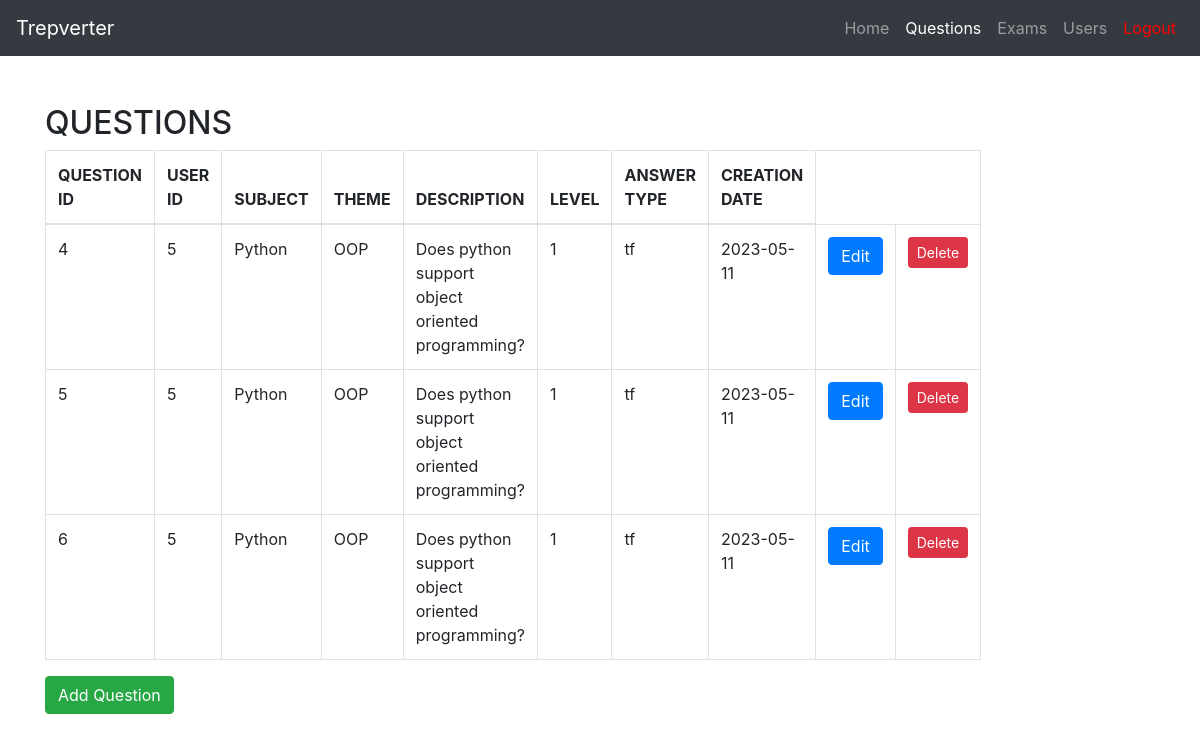
The app's page /questions (signed in), older data.
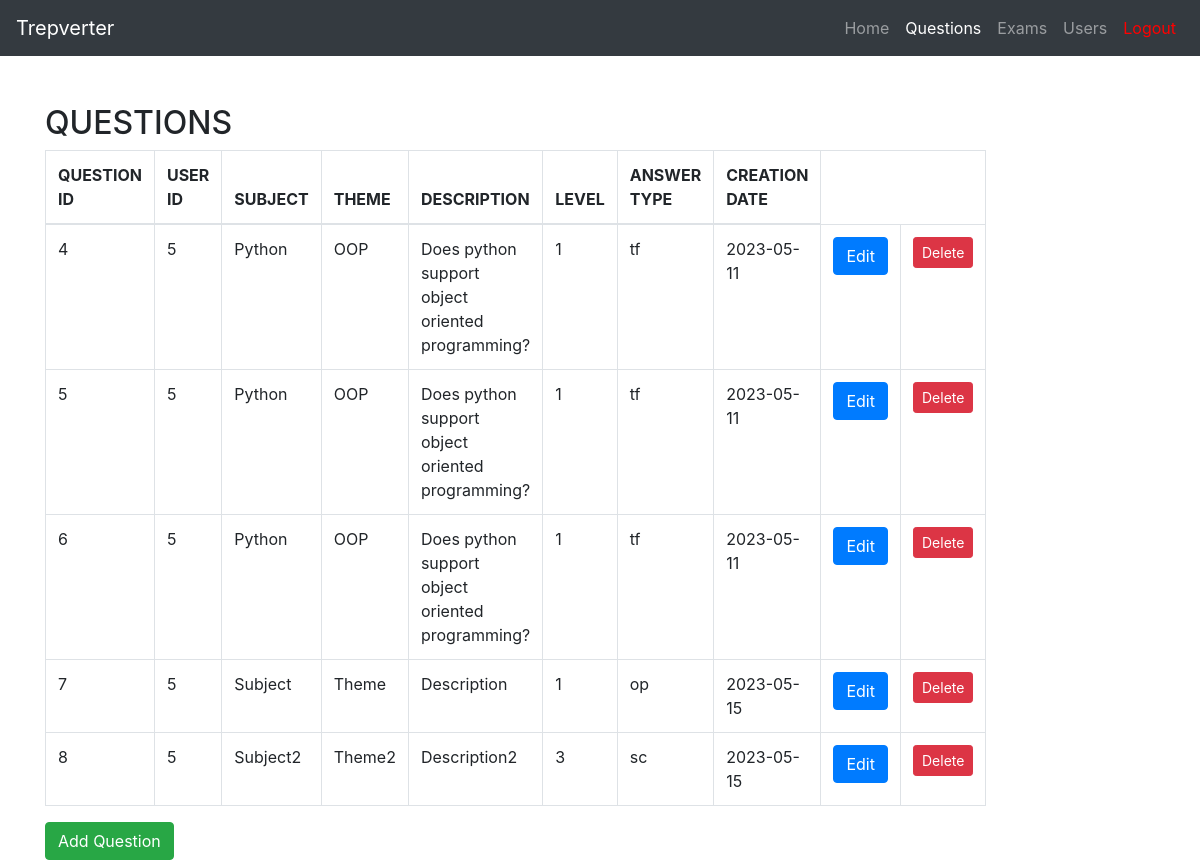
The same page, newer data.
### tables this page shows
CREATE TABLE questions (
	id INTEGER NOT NULL, 
	subject VARCHAR(64) NOT NULL, 
	theme VARCHAR(64) NOT NULL, 
	description VARCHAR NOT NULL, 
	level VARCHAR NOT NULL, 
	answer_type VARCHAR(20) NOT NULL, 
	creation_date DATE NOT NULL, 
	user_id INTEGER, 
	PRIMARY KEY (id), 
	FOREIGN KEY(user_id) REFERENCES users (id)
);

CREATE TABLE users (
	id INTEGER NOT NULL, 
	username VARCHAR(64) NOT NULL, 
	email VARCHAR(64) NOT NULL, 
	password VARCHAR NOT NULL, 
	first_access BOOLEAN NOT NULL, 
	role_id INTEGER, 
	PRIMARY KEY (id), 
	FOREIGN KEY(role_id) REFERENCES roles (id)
);

### views/main.py (the view)
@main.route('/questions', methods=['GET', 'POST'])
@login_required
def questions():
    from models.entities import Question
    from forms import QuestionForm
    all_questions = Question.show_all()
    form = QuestionForm()
    if request.method == 'POST':
        from models.auth import auth_add_question
        return auth_add_question()
    return render_template('questions.html', questions=all_questions, form=form)

### app.py (called while the page is built)
@login_manager.user_loader
def load_user(user_id):
    from models.entities import User
    return User.query.get(int(user_id))

### models/entities.py (called while the page is built)
    def show_all():
        return Question.query.all()

### templates/questions.html (shortened to what this page needs)
{% import "bootstrap/wtf.html" as wtf %}
<!DOCTYPE html>
<html lang="en">
<head>
  <link rel="stylesheet" href="https://maxcdn.bootstrapcdn.com/bootstrap/4.0.0/css/bootstrap.min.css">
</head>
<body>
  <nav class="navbar navbar-expand-lg navbar-dark bg-dark">
    <a class="navbar-brand" href="#">Trepverter</a>
    <div class="collapse navbar-collapse" id="navbarNav">
      <ul class="navbar-nav ml-auto">
        <li class="nav-item">
          <a class="nav-link" href="{{url_for('main.index')}}">Home</a>
        </li>
        <li class="nav-item active">
            <a class="nav-link" href="{{url_for('main.questions')}}">Questions</a>
          </li>
        <li class="nav-item">
          <a class="nav-link" href="{{url_for('main.exams')}}">Exams</a>
        </li>
        <li class="nav-item">
            <a class="nav-link" href="{{url_for('main.users')}}">Users</a>
          </li>
        <li class="nav-item">
          <a class="nav-link" style = "color: red" href="{{url_for('auth.logout')}}">Logout</a>
        </li>
      </ul>
    </div>
  </nav>
  <div class="container mt-5">
    <div class="row">
      <div class="col-md-6">
        <h2>QUESTIONS</h2>
        <table class="table table-bordered table-hover">
          <thead>
              <tr>
                  <th scope="col">QUESTION ID</th>
                  <th scope="col">USER ID</th>
                  <th scope="col">SUBJECT</th>
                  <th scope="col">THEME</th>
                  <th scope="col">DESCRIPTION</th>
                  <th scope="col">LEVEL</th>
                  <th scope="col">ANSWER TYPE</th>
                  <th scope="col">CREATION DATE</th>
              </tr>
          </thead>
          <tbody>
          {% for question in questions %}
              <tr>
                  <td>{{question.id}}</td>
                  <td>{{question.user.id}}</td>
                  <td>{{question.subject}}</td>
                  <td>{{question.theme}}</td>
                  <td>{{question.description}}</td>
                  <td>{{question.level}}</td>
                  <td>{{question.answer_type}}</td>
                  <td>{{question.creation_date}}</td>
                  <td><button type="button" onclick="location.href='questions/{{question.id}}'" class="btn btn-primary">Edit</button></td>
                  <td><button data-toggle="modal" data-target="#deleteModal" class="btn btn-sm btn-danger" data-question-id="{{ question.id }}">Delete</button></td>
              </tr>
          {% endfor %}
          </tbody>
      </table>
        <button type="button" class="btn btn-success" data-toggle="modal" data-target="#addQuestionModal">
          Add Question
        </button>
      </div>
    </div>
  </div>

Row changes from the older to the newer data that the page shows:
added questions: id "7", user.id "5", subject "Subject", theme "Theme", description "Description", level "1", answer_type "op", creation_date "2023-05-15"
added questions: id "8", user.id "5", subject "Subject2", theme "Theme2", description "Description2", level "3", answer_type "sc", creation_date "2023-05-15"
